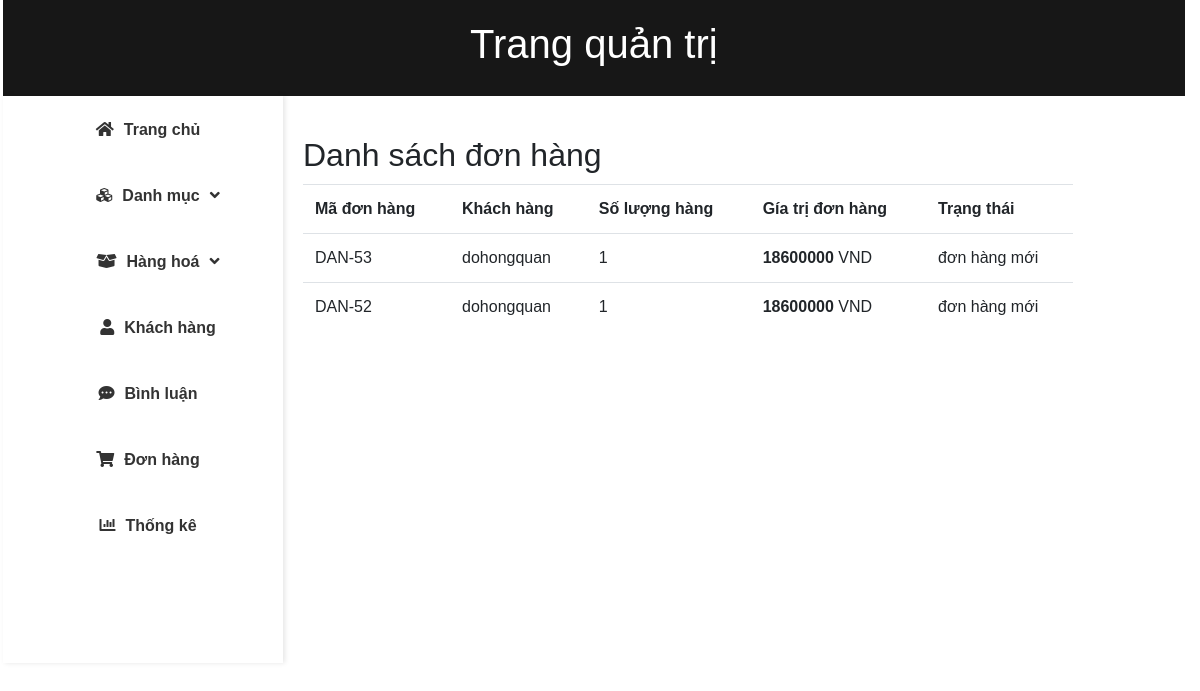
/admin/index.php?act=dsdh, run on the app's committed database.
### tables this page shows
CREATE TABLE `donhang` (
  `id` int(10) NOT NULL,
  `iduser` int(10) DEFAULT 0,
  `bill_name` varchar(255) NOT NULL,
  `bill_address` varchar(255) NOT NULL,
  `bill_tel` varchar(50) NOT NULL,
  `bill_email` varchar(100) NOT NULL,
  `bill_pttt` tinyint(1) NOT NULL,
  `total` int(10) NOT NULL,
  `bill_status` tinyint(1) NOT NULL,
  `receive_name` varchar(255) NOT NULL,
  `receive_address` varchar(255) NOT NULL,
  `receive_tel` varchar(50) NOT NULL,
  `ngaydathang` varchar(50) NOT NULL
);

### admin/model/pdo.php (called while the page is built, shortened)
<?php
function pdo_get_connection()
{
    $dburl = "mysql:host=localhost;dbname=duan1;charset=utf8";
    $username = 'root';
    $password = '';
    $conn = new PDO($dburl, $username, $password);
    $conn->setAttribute(PDO::ATTR_ERRMODE, PDO::ERRMODE_EXCEPTION);
    return $conn;
}
function pdo_query($sql)
{
    $sql_args = array_slice(func_get_args(), 1);
    try {
        $conn = pdo_get_connection();
        $stmt = $conn->prepare($sql);
        $stmt->execute($sql_args);
        $rows = $stmt->fetchAll();
        return $rows;
    } catch (PDOException $e) {
        throw $e;
    } finally {
        unset($conn);
    }
}
?>

### admin/model/cart.php (called while the page is built, shortened)
<?php
function loadall_cart_count($idbill)
{
    $sql = "select * from chitietdonhang where idbill=" . $idbill;
    $bill = pdo_query($sql);
    return sizeof($bill);
}
function loadall_bill($kyw = "", $iduser = 0)
{
    $sql = "select * from donhang where 1";
    $sql .= " order by id desc";
    $listbill = pdo_query($sql);
    return $listbill;
}
function get_ttdh($n)
{
    switch ($n) {
        case '0':
            $tt = "đơn hàng mới";
            break;
    }
    return $tt;
}

### admin/donhang/list.php (the view, shortened to what this page needs)
<div class="col-sm-8 nd">
    <h2>Danh sách đơn hàng</h2>
    <table class="table table-hover">
        <tr>
            <th>Mã đơn hàng</th>
            <th>Khách hàng</th>
            <th>Số lượng hàng</th>
            <th>Gía trị đơn hàng</th>
            <th>Trạng thái</th>
        </tr>
        <?php
        foreach ($listbill as $bill) {
            extract($bill);
            $tthd = get_ttdh($bill["bill_status"]);
            $countsp = loadall_cart_count($bill["id"]);
            echo '<tr>
<td>DAN-' . $bill["id"] . '</td>
<td>' . $bill["bill_name"] . '</td>
<td>' . $countsp . '</td>
<td><strong>' . $bill["total"] . ' </strong>VND</td>
<td>' . $tthd . '</td>
</tr>';
        }
        ?>
    </table>
</div>

### admin/css/style.css (style rules this page uses)
body { margin: 0; padding: 0; font-family: 'Arial', sans-serif; background-color: #ffffff; }
.nd { margin-left: -100px; margin-top: 30px; }
table { width: 100%; border-collapse: collapse; margin-top: 10px; }
h2 { margin-top: 10px; }

### data on the page
donhang: id "53", bill_name "dohongquan", countsp "1", total "18600000", bill_status "đơn hàng mới"
donhang: id "52", bill_name "dohongquan", countsp "1", total "18600000", bill_status "đơn hàng mới"
